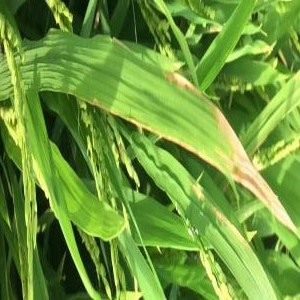
#> input picture data/train/Bacterialblight/BACTERAILBLIGHT3_003.jpg, 300 x 300 px; its folder holds 3 pictures in this run
$ python train_model.py
#> lines starting #> are read from the running program, lines starting #| are printed output that depends on the picture
import os
import cv2
import numpy as np
from skimage.feature import hog
from sklearn.svm import SVC
from sklearn.model_selection import train_test_split
from sklearn.metrics import accuracy_score, classification_report
import joblib

def load_dataset(data_dir):
#> called with data_dir = 'data/train'
    images = []
    labels = []
    class_names = os.listdir(data_dir)
    for class_name in class_names:
        class_dir = os.path.join(data_dir, class_name)
        for image_name in os.listdir(class_dir):
            image_path = os.path.join(class_dir, image_name)
            image = cv2.imread(image_path)
#> image is the input picture: shape (300, 300, 3); mean B, G, R 58.8, 151.6, 109.6
            image = cv2.resize(image, (128, 128))
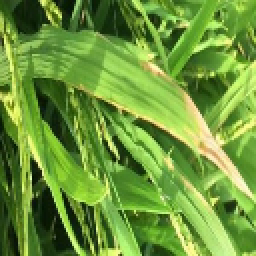
#> image: shape (128, 128, 3) (shown 2 times larger); mean B, G, R 58.7, 151.4, 109.4
            images.append(image)
            labels.append(class_name)
#> pass 2 of the loop in load_dataset, `for class_name in class_names:`:
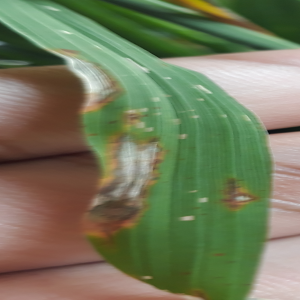
#> input picture data/train/Blast/BLAST1_016.jpg, 300 x 300 px
#> in load_dataset, image is the input picture: shape (300, 300, 3); mean B, G, R 91.2, 122, 115.1
#> in load_dataset, `image = cv2.resize(image, (128, 128))`:
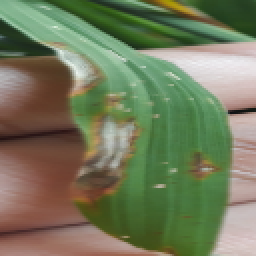
#> image: shape (128, 128, 3) (shown 2 times larger); mean B, G, R 91.1, 121.8, 115
    return np.array(images), np.array(labels)

def extract_hog_features(images):
    hog_features = []
    for image in images:
        gray = cv2.cvtColor(image, cv2.COLOR_BGR2GRAY)
        features = hog(gray, pixels_per_cell=(16, 16), cells_per_block=(2, 2), visualize=False)
        hog_features.append(features)
#> this loop made 4 passes
#> pass 1, in extract_hog_features, `gray = cv2.cvtColor(image, cv2.COLOR_BGR2GRAY)`:
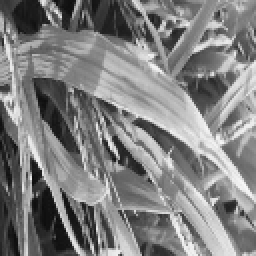
#> gray: shape (128, 128) (shown 2 times larger); min 11, max 247, mean 128.3
#> pass 2, in extract_hog_features, `gray = cv2.cvtColor(image, cv2.COLOR_BGR2GRAY)`:
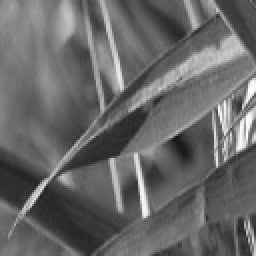
#> gray: shape (128, 128) (shown 2 times larger); min 21, max 254, mean 103.7
#> after the loop:
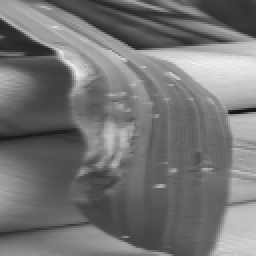
#> gray: shape (128, 128) (shown 2 times larger); min 16, max 241, mean 116.3
    return np.array(hog_features)

data_dir = 'data/train'
images, labels = load_dataset(data_dir)

X = extract_hog_features(images)
y = labels

X_train, X_test, y_train, y_test = train_test_split(X, y, test_size=0.2, random_state=42)

clf = SVC(kernel='linear', probability=True)
clf.fit(X_train, y_train)

y_pred = clf.predict(X_test)
accuracy = accuracy_score(y_test, y_pred)
print(f"Test Accuracy: {accuracy * 100:.2f}%")

print("Classification Report:")
print(classification_report(y_test, y_pred))

os.makedirs('models', exist_ok=True)
joblib.dump(clf, 'models/paddy_disease_svm_model.pkl')
print("Model saved as 'models/paddy_disease_svm_model.pkl'")
